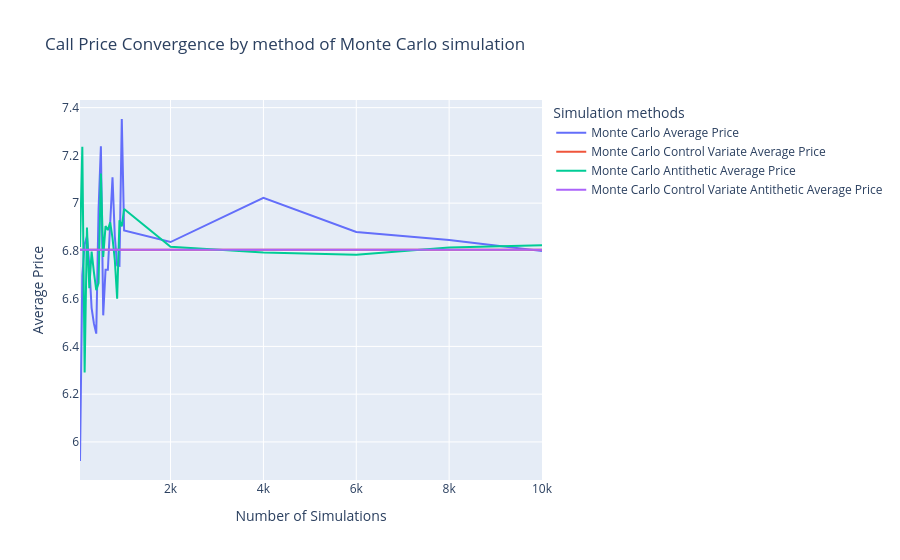

Write notebook code for a chart like this one.
### Code cell
fig = go.Figure()

# Courbe 1 : Moyenne
fig.add_trace(go.Scatter(
    x=df_call_mc.index,
    y=df_call_mc["mean"],
    mode='lines',
    name='Monte Carlo Average Price'
))

fig.add_trace(go.Scatter(
    x=df_call_mc_cv.index,
    y=df_call_mc_cv["mean"],
    mode='lines',
    name='Monte Carlo Control Variate Average Price'
))

fig.add_trace(go.Scatter(
    x=df_call_mc_an.index,
    y=df_call_mc_an["mean"],
    mode='lines',
    name='Monte Carlo Antithetic Average Price'
))

fig.add_trace(go.Scatter(
    x=df_call_mc_an_cv.index,
    y=df_call_mc_an_cv["mean"],
    mode='lines',
    name='Monte Carlo Control Variate Antithetic Average Price'
))

fig.update_layout(
    title="Call Price Convergence by method of Monte Carlo simulation",
    xaxis_title="Number of Simulations",
    yaxis_title="Average Price",
    legend_title="Simulation methods"
)

fig.show()

### Figure 1 — Plotly figure (JSON) as saved in the notebook; plotly's stock layout.template omitted (floating-point values rounded to 4 significant figures)
{"data": [{"mode": "lines", "name": "Monte Carlo Average Price", "type": "scatter", "x": [50, 100, 150, 200, 250, 300, 350, 400, 450, 500, 550, 600, 650, 700, 750, 800, 850, 900, 950, 1000, 2000, 4000, 6000, 8000, 10000], "y": [5.92, 6.698, 6.827, 6.861, 6.741, 6.561, 6.495, 6.454, 6.974, 7.238, 6.53, 6.721, 6.721, 6.895, 7.108, 6.86, 6.739, 6.737, 7.352, 6.885, 6.837, 7.022, 6.879, 6.845, 6.8]}, {"mode": "lines", "name": "Monte Carlo Control Variate Average Price", "type": "scatter", "x": [50, 100, 150, 200, 250, 300, 350, 400, 450, 500, 550, 600, 650, 700, 750, 800, 850, 900, 950, 1000, 2000, 4000, 6000, 8000, 10000], "y": [6.805, 6.805, 6.805, 6.805, 6.805, 6.805, 6.805, 6.805, 6.805, 6.805, 6.805, 6.805, 6.805, 6.805, 6.805, 6.805, 6.805, 6.805, 6.805, 6.805, 6.805, 6.805, 6.805, 6.805, 6.805]}, {"mode": "lines", "name": "Monte Carlo Antithetic Average Price", "type": "scatter", "x": [50, 100, 150, 200, 250, 300, 350, 400, 450, 500, 550, 600, 650, 700, 750, 800, 850, 900, 950, 1000, 2000, 4000, 6000, 8000, 10000], "y": [6.817, 7.236, 6.291, 6.898, 6.643, 6.797, 6.71, 6.636, 6.665, 7.124, 6.774, 6.904, 6.887, 6.92, 6.854, 6.761, 6.6, 6.929, 6.903, 6.975, 6.817, 6.793, 6.784, 6.814, 6.823]}, {"mode": "lines", "name": "Monte Carlo Control Variate Antithetic Average Price", "type": "scatter", "x": [50, 100, 150, 200, 250, 300, 350, 400, 450, 500, 550, 600, 650, 700, 750, 800, 850, 900, 950, 1000, 2000, 4000, 6000, 8000, 10000], "y": [6.805, 6.805, 6.805, 6.805, 6.805, 6.805, 6.805, 6.805, 6.805, 6.805, 6.805, 6.805, 6.805, 6.805, 6.805, 6.805, 6.805, 6.805, 6.805, 6.805, 6.805, 6.805, 6.805, 6.805, 6.805]}], "layout": {"legend": {"title": {"text": "Simulation methods"}}, "title": {"text": "Call Price Convergence by method of Monte Carlo simulation"}, "xaxis": {"title": {"text": "Number of Simulations"}}, "yaxis": {"title": {"text": "Average Price"}}}}
